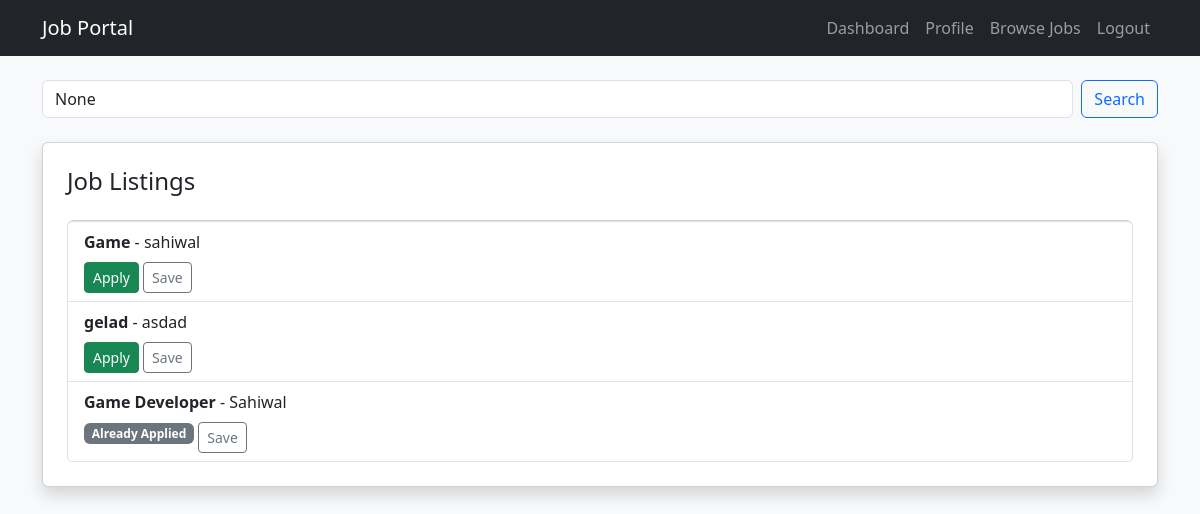
Before: /jobs/ (signed in) with the older database file.
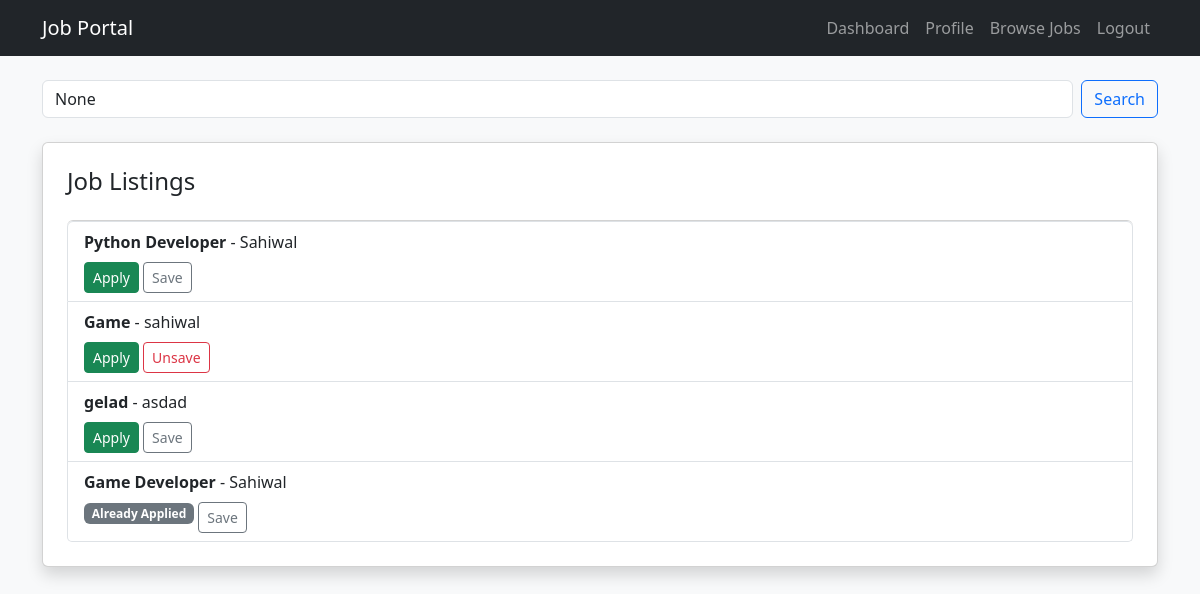
After: the same page with the newer database file.
### core/models.py (models this page shows)
class Job(models.Model):
    employer = models.ForeignKey(EmployerProfile, on_delete=models.CASCADE)
    title = models.CharField(max_length=150)
    description = models.TextField()
    skills_required = models.TextField()
    location = models.CharField(max_length=100)
    salary_min = models.IntegerField()
    salary_max = models.IntegerField()
    job_type = models.CharField(max_length=20, choices=[('full', 'Full-Time'), ('part', 'Part-Time'), ('remote', 'Remote'), ('intern', 'Internship')])
    created_at = models.DateTimeField(auto_now_add=True)
    expiry_date = models.DateField()
    is_active = models.BooleanField(default=True)

### core/views.py (the view)
# urls.py: path('jobs/', job_list, name='job-list'),
@login_required
def job_list(request):
    jobs = Job.objects.filter(is_active=True).order_by('-created_at')
    query = request.GET.get('q')
    if query:
        jobs = jobs.filter(title__icontains=query)
    applied_ids = set()
    saved_job_ids = set()
    if request.user.role == 'seeker':
        seeker = request.user.jobseekerprofile
        applied_ids = set(Application.objects.filter(seeker=seeker).values_list('job_id', flat=True))
        saved_job_ids = set(SavedJob.objects.filter(seeker=seeker).values_list('job_id', flat=True))
    return render(request, 'core/job_list.html', {
        'jobs': jobs,
        'applied_ids': applied_ids,
        'saved_job_ids': saved_job_ids,
        'query': query,
    })

### core/templates/core/job_list.html (shortened to what this page needs)
{% extends 'base.html' %}
{% block content %}
<div class="mb-4">
  <form method="GET" class="d-flex">
    <input type="text" name="q" class="form-control me-2" placeholder="Search jobs..." value="{{ query }}">
    <button type="submit" class="btn btn-outline-primary">Search</button>
  </form>
</div>
<div class="card p-4 shadow">
  <h4>Job Listings</h4>
  <ul class="list-group mt-3">
    {% for job in jobs %}
      <li class="list-group-item">
        <strong>{{ job.title }}</strong> - {{ job.location }}<br>
          {% if job.id in applied_ids %}
            <span class="badge bg-secondary">Already Applied</span>
          {% else %}
            <a href="{% url 'apply-job' job.id %}" class="btn btn-sm btn-success mt-2">Apply</a>
        {% endif %}
        {% if job.id in saved_job_ids %}
  <a href="{% url 'unsave-job' job.id %}" class="btn btn-sm btn-outline-danger mt-2">Unsave</a>
{% else %}
  <a href="{% url 'save-job' job.id %}" class="btn btn-sm btn-outline-secondary mt-2">Save</a>
{% endif %}
      </li>
    {% empty %}
      <li class="list-group-item">No jobs found.</li>
    {% endfor %}
  </ul>
</div>
{% endblock %}

Changed rows visible on the page:
added Job: title "Python Developer", location "Sahiwal", shows "Apply", shows "Save"
computed for Job "Game": text "Save" → "Unsave"
